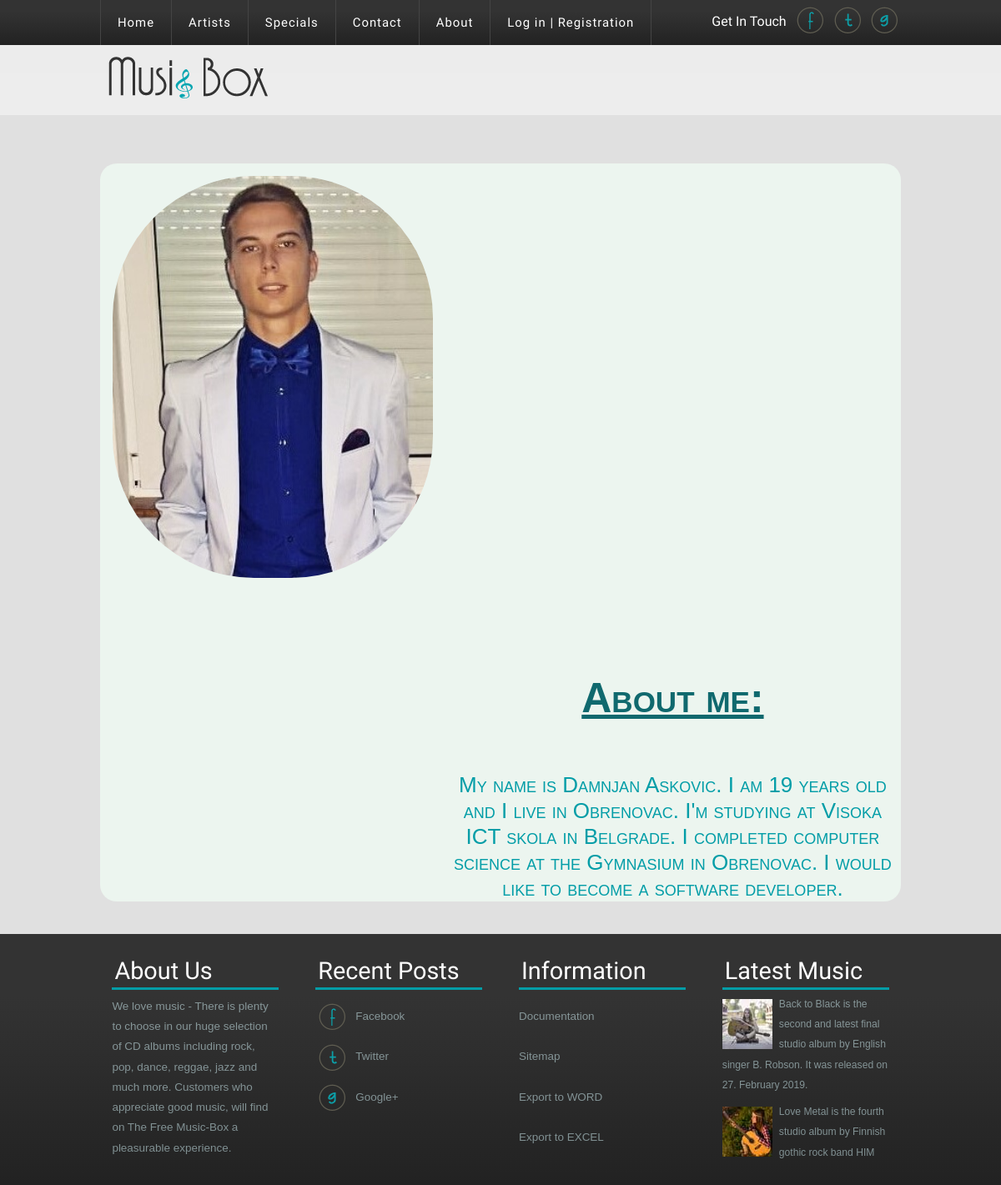
The app's page /index.php?page=about with its own data.
### tables this page shows
CREATE TABLE `meni` (
  `id` int(11) NOT NULL,
  `naziv` varchar(50) NOT NULL,
  `href` varchar(100) NOT NULL
);

CREATE TABLE `autor` (
  `id` int(11) NOT NULL,
  `slika` varchar(100) NOT NULL,
  `opis` varchar(2000) NOT NULL
);

CREATE TABLE `informacija` (
  `id` int(11) NOT NULL,
  `naziv` varchar(50) NOT NULL,
  `putanja` varchar(100) NOT NULL
);

### config/connection.php (called while the page is built, shortened)
<?php
try {
    $conn = new PDO("mysql:host=".SERVER.";dbname=".DATABASE.";charset=utf8", USERNAME, PASSWORD);
    $conn->setAttribute(PDO::ATTR_DEFAULT_FETCH_MODE, PDO::FETCH_OBJ);
    $conn->setAttribute(PDO::ATTR_ERRMODE, PDO::ERRMODE_EXCEPTION);
}
catch(PDOException $ex){
    echo $ex->getMessage();
}
function executeQuery($query){
    global $conn;
    return $conn->query($query)->fetchAll();
}

### models/functions.php (called while the page is built, shortened)
<?php
function prikazMenija(){
    return executeQuery("SELECT * FROM meni");
}
function prikazInformacija(){
    return executeQuery("SELECT * FROM informacija");
}
function autorInformacije(){
    global $conn;
    $upit = "SELECT * FROM autor";
    $rezultat = $conn->query($upit);
    return $rezultat->fetch();
}
?>

### views/fixed/meni.php (the view)
<?php
require_once "config/connection.php";
require_once "models/functions.php";
$rezultat = prikazMenija();
foreach($rezultat as $re){
    echo "<li><a href='index.php?page=$re->href'>$re->naziv</a></li>";
}
if(isset($_SESSION['korisnik'])){
	echo "<li><a href='models/logout.php'>Log out</a></li>";
	if($_SESSION['korisnik']->id_uloga == 2){
		echo "<li><a href='index.php?page=admin'>Admin Panel</a></li>";
	}
}else{
	echo "<li><a href='index.php?page=login'>Log in | Registration</a></li>";
}
?>

### views/pages/about.php (shortened to what this page needs)
<div class="content-bg">
<div class="wrap">
<div class="page">
	<div id="author">
        <?php
            $autor = autorInformacije();
        ?>
        <div id="levo">
            <img src="<?= $autor->slika ?>" id="ja" alt="Autor" class="damnjanImg"/>
        </div>
        <div id="desno">
            <h1>About me:</h1>
            <p><?= $autor->opis ?></p>
        </div>
    </div>
</div>
</div>
</div>

### views/pomocni/footerStrana.php
<?php
require_once "config/connection.php";
require_once "models/functions.php";
$rezultat = prikazInformacija();
echo "<div class='wrap'>
			<div class='footer'>
				<div class='section group'>
					<div class='grid_1_of_4 images_1_of_4'>
						<h3>About Us</h3>
						<p>We love music - There is plenty to choose in our huge selection of CD albums including rock, pop, dance, reggae, jazz and much more. Customers who appreciate good music, will find on The Free Music-Box a pleasurable experience.</p>
					</div>
					<div class='grid_1_of_4 images_1_of_4'>
					<h3>Recent Posts</h3>
					<ul class='f-nav'>
						<li>
							<a href='https://www.facebook.com/' target='_blank'>
								<img src='assets/images/facebook.png' alt='' />Facebook</a>
						</li>
						<li>
							<a href='https://twitter.com/'target='_blank'>
								<img src='assets/images/twitter.png' alt='' />Twitter</a>
						</li>
						<li>
							<a href='https://plus.google.com/discover'target='_blank'>
								<img src='assets/images/gplus.png' alt='' />Google+</a>
						</li>
					</ul>
				</div>
					<div class='grid_1_of_4 images_1_of_4'>
						<h3>Information</h3>
                        <ul class='f-nav'>";
                        foreach($rezultat as $rez){
							if($rez->naziv == "Export to WORD"){
								echo "<li>
										<a href='$rez->putanja'>$rez->naziv</a>
									</li>";
							} else if($rez->naziv == "Export to EXCEL"){
								echo "<li>
										<a href='$rez->putanja'>$rez->naziv</a>
									</li>";
							} else {
								echo "<li>
										<a href='data/$rez->putanja' target='_blank'>$rez->naziv</a>
                            		</li>";
							}
                        };
						echo "</ul>
					</div>
					<div class='grid_1_of_4 images_1_of_4'>
						<h3>Latest Music</h3>
						<p>
							<a href='specials.html'>
								<img src='assets/images/art-pic1.jpg' alt='' />Back to Black is the second and latest final studio album by English singer B. Robson. It was released on 27. February 2019.</a>
						</p>
						<p class='top'>
							<a href='specials.html'>
								<img src='assets/images/art-pic2.jpg' alt='' />Love Metal is the fourth studio album by Finnish gothic rock band HIM</a>
						</p>
					</div>
				</div>
			</div>
		</div>";

### assets/css/style.css (style rules this page uses)
html,body,div,span,applet,object,iframe,h1,h2,h3,h4,h5,h6,p,blockquote,pre,a,abbr,acronym,address,big,cite,code,del,dfn,em,img,ins,kbd,q,s,samp,small,strike,strong,sub,sup,tt,var,b,u,i,dl,dt,dd,ol,nav ul,nav li,fieldset,form,label,legend,table,caption,tbody,tfoot,thead,tr,th,td,article,aside,canvas,details,embed,figure,figcaption,footer,header,hgroup,menu,nav,output,ruby,section,summary,time,mark,audio,video { margin:0;padding:0;border:0;font-size:100%;font:inherit;vertical-align:baseline; }
ol,ul { list-style:none;margin:0;padding:0; }
a { text-decoration:none; }
img { max-width:100%; }
body { font-family:"arial", verdana Helvetica, sans-serif; }
.wrap { width: 80%; margin: 0 auto; }
.nav li:nth-child(1) { border-left: 1px ridge rgb(68, 68, 68); }
.nav li { float: left; position: relative; border-right: 1px ridge rgb(68, 68, 68); }
.nav li a { letter-spacing:1px; font-family: 'Julius Sans One', sans-serif; color: #FFFFFF; font-size: 1.24em; display: block; float: left; font-weight: normal; padding: 18px 20px; position: relative; text-decoration: none; }
.content-bg { background: #e0e0e0; padding: 4% 0 0; }
.section { clear: both; padding: 0px; margin: 0px; }
.group:before, .group:after { content:""; display:table; }
.group:after { clear:both; }
.group { zoom:1; }
#levo { width: 40%; padding: 15px; margin: 0px auto; float: left; }
#levo img { width: 450px; border-radius: 170px; }
#desno { width: 57%; height: auto; margin-top: 10%; float: right; }
#author { width: 100%; background-color: #ECF5EF; border-radius: 20px; margin: 10px 0px; }
#desno h1 { font-size: 50px; text-align: center; font-weight: bold; font-variant: small-caps; text-decoration: underline; color: #10696E; }
#desno p { text-align: center; font-size: 26px; padding-top: 60px; color: #029DA7; font-variant: small-caps; }
.grid_1_of_4 { display: block; float:left; margin: 1% 0 1% 1.6%; }
.grid_1_of_4:first-child { margin-left: 0; }
.images_1_of_4 { width: 20.8%; padding:1.5%; }
.images_1_of_4 p a img { float: left; margin-right: 4%; margin-top: 1.6%; }
.images_1_of_4 h3 { padding: 1.5%; margin-bottom:4%; text-align: left; font-size: 1.8em; color: #fff; border-bottom: 3px solid #029DA7; font-family: 'Julius Sans One', sans-serif; }
.images_1_of_4 p { font-size: 0.8425em; color: rgba(219, 251, 255, 0.5); line-height: 1.8em; }
.images_1_of_4 p a { font-size: 0.9em; color: rgba(219, 251, 255, 0.5); line-height: 1.6em; vertical-align: top; }
.top { margin-top: 4%; }
.f-nav li { display:inline; }
.f-nav li img { margin-right:8px; vertical-align: middle; }
.f-nav li a { display:block; font-size: 0.8425em; color: rgba(219, 251, 255, 0.5); line-height: 3.6em; }
.page { text-align:center; padding-bottom: 3%; }

### records on screen
meni: naziv "Home"
meni: naziv "Artists"
meni: naziv "Specials"
meni: naziv "Contact"
meni: naziv "About"
autor: slika (picture), opis "My name is Damnjan Askovic. I am 19 years old and I live in Obrenovac. I'm studying at Visoka ICT skola in Belgrade. I completed computer science at the Gymnasium in Obrenovac. I would like to become a software developer."
informacija: naziv "Documentation"
informacija: naziv "Sitemap"
informacija: naziv "Export to WORD"
informacija: naziv "Export to EXCEL"
